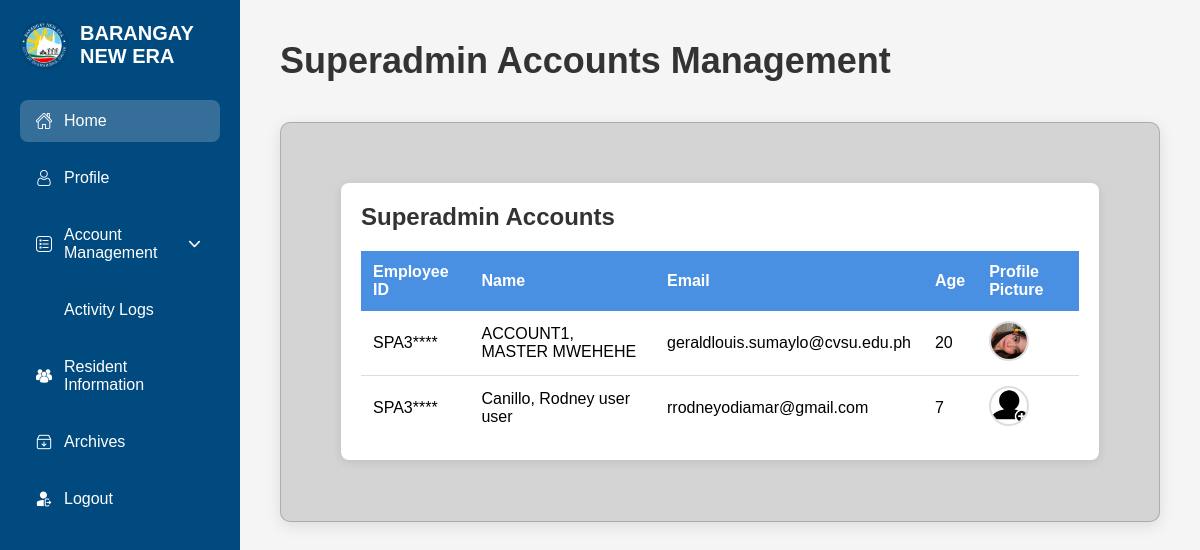
Page /superadmin/superadminAccounts.php (signed in) on the earlier database version.
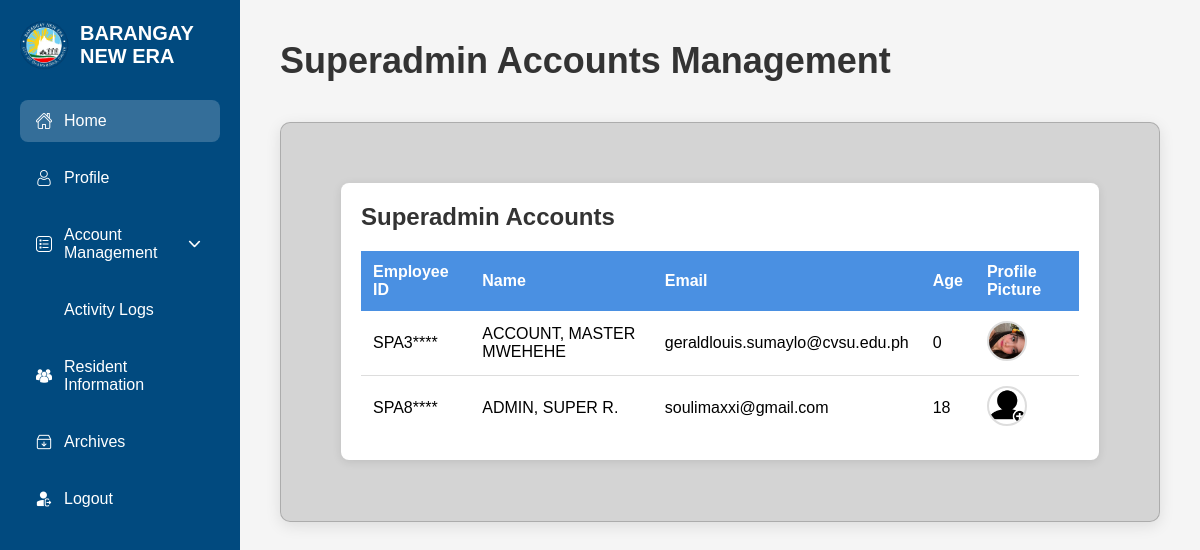
Same page on the later database version.
### tables this page shows
CREATE TABLE `superadmin` (
  `id` int(255) NOT NULL,
  `employeeID` varchar(255) NOT NULL,
  `LastName` varchar(255) NOT NULL,
  `FirstName` varchar(255) NOT NULL,
  `MiddleName` varchar(255) NOT NULL,
  `Suffix` varchar(255) NOT NULL,
  `Email` varchar(255) NOT NULL,
  `profile_picture` varchar(255) NOT NULL,
  `Password` varchar(255) NOT NULL,
  `verificationcode` varchar(255) NOT NULL,
  `birthdate` date DEFAULT NULL,
  `age` int(11) NOT NULL
);

### superadmin/superadminAccounts.php (the view, shortened to what this page needs)
<?php
include '../Connection/conn.php';
$query = "SELECT id, employeeID, LastName, FirstName, MiddleName, Suffix, Email, profile_picture, birthdate, age FROM superadmin ORDER BY id ASC";
$result = $conn->query($query);
?>
<!DOCTYPE html>
<html lang="en">
<head>
    <link rel="stylesheet" href="superadminUserAccs.css">
</head>
<body>
    <div class="sidebar">
    <div class="sidebar-logo">
        <img src="../images/brgylogo.png">
        <h2>BARANGAY NEW ERA</h2>
    </div>
    <nav class="sidebar-nav">
        <a href="superadmindashboard.php" class="active">
            <img src="../images/home.png"> Home
        </a>
        <a href="superadminProfile.php">
            <img src="../images/user.png"> Profile
        </a>
        <details class="sidebar-dropdown">
            <summary>
                <img src="../images/list.png"> Account Management
                <img src="../images/down.png">
            </summary>
        </details>
        <a href="superadminLogs.php">
            <img src="../images/monitor.png"> Activity Logs
        </a>
        <a href="superadminResidents.php">
            <img src="../images/residents.png"> Resident Information
        </a>
        <a href="superadminarchive.php">
            <img src="../images/archive.png"> Archives
        </a>
        <button onclick="logout()" style="margin-top:auto;">
            <img src="../images/logout.png"> Logout
        </button>
    </nav>
</div>
    <div class="main-content">
        <div class="page-header">
            <h1>Superadmin Accounts Management</h1>
        </div>
        <div class="container">
            <div class="table-container">
                <h2>Superadmin Accounts</h2>
                <table class="accounts-table">
                    <thead>
                        <tr>
                            <th>Employee ID</th>
                            <th>Name</th>
                            <th>Email</th>
                            <th>Age</th>
                            <th>Profile Picture</th>
                        </tr>
                    </thead>
                    <tbody>
                        <?php
                        if ($result && $result->num_rows > 0) {
                            while ($row = $result->fetch_assoc()) {
                                $fullName = $row['LastName'] . ', ' . $row['FirstName'] . ' ' . $row['MiddleName'];
                                if (!empty($row['Suffix'])) {
                                    $fullName .= ' ' . $row['Suffix'];
                                }
                                $profilePicPath = !empty($row['profile_picture']) ? $row['profile_picture'] : 'images/tao.png';
                                ?>
                                <tr>
                                    <td><?php
                                    $employeeID = htmlspecialchars($row['employeeID']);
                                    if (strlen($employeeID) > 4) {
                                        $masked = substr($employeeID, 0, -4) . str_repeat('*', 4);
                                        echo $masked;
                                    } else {
                                        echo str_repeat('*', strlen($employeeID));
                                    }
                                    ?></td>
                                    <td><?php echo htmlspecialchars($fullName); ?></td>
                                    <td><?php echo htmlspecialchars($row['Email']); ?></td>
                                    <td><?php echo htmlspecialchars($row['age']); ?></td>
                                    <td>
                                        <?php
                                        if (!empty($row['profile_picture'])):
                                            if (strpos($row['profile_picture'], 'uploads/') === 0) {
                                                $imagePath = $row['profile_picture'];
                                            } else {
                                                $imagePath = 'uploads/superadminprofiles/' . basename($row['profile_picture']);
                                            }
                                        ?>
                                            <img src="../<?php echo htmlspecialchars($imagePath); ?>" alt="Profile" class="profile-pic">
                                        <?php else: ?>
                                            <img src="../<?php echo htmlspecialchars($profilePicPath); ?>" alt="Profile" class="profile-pic">
                                        <?php endif; ?>
                                    </td>
                                </tr>
                                <?php
                            }
                        } else {
                            ?>
                            <tr>
                                <td colspan="5" style="text-align: center;">No superadmin accounts found.</td>
                            </tr>
                            <?php
                        }
                        ?>
                    </tbody>
                </table>
            </div>
        </div>
    </div>
</body>
</html>

Differences in the rows shown:
removed superadmin: employeeID "SPA3****", fullName "Canillo, Rodney user user", Email "rrodneyodiamar@gmail.com", age "7"
changed superadmin "SPA3****": fullName "ACCOUNT1, MASTER MWEHEHE" → "ACCOUNT, MASTER MWEHEHE"; age "20" → "0"
added superadmin: employeeID "SPA8****", fullName "ADMIN, SUPER R.", Email "soulimaxxi@gmail.com", age "18"
